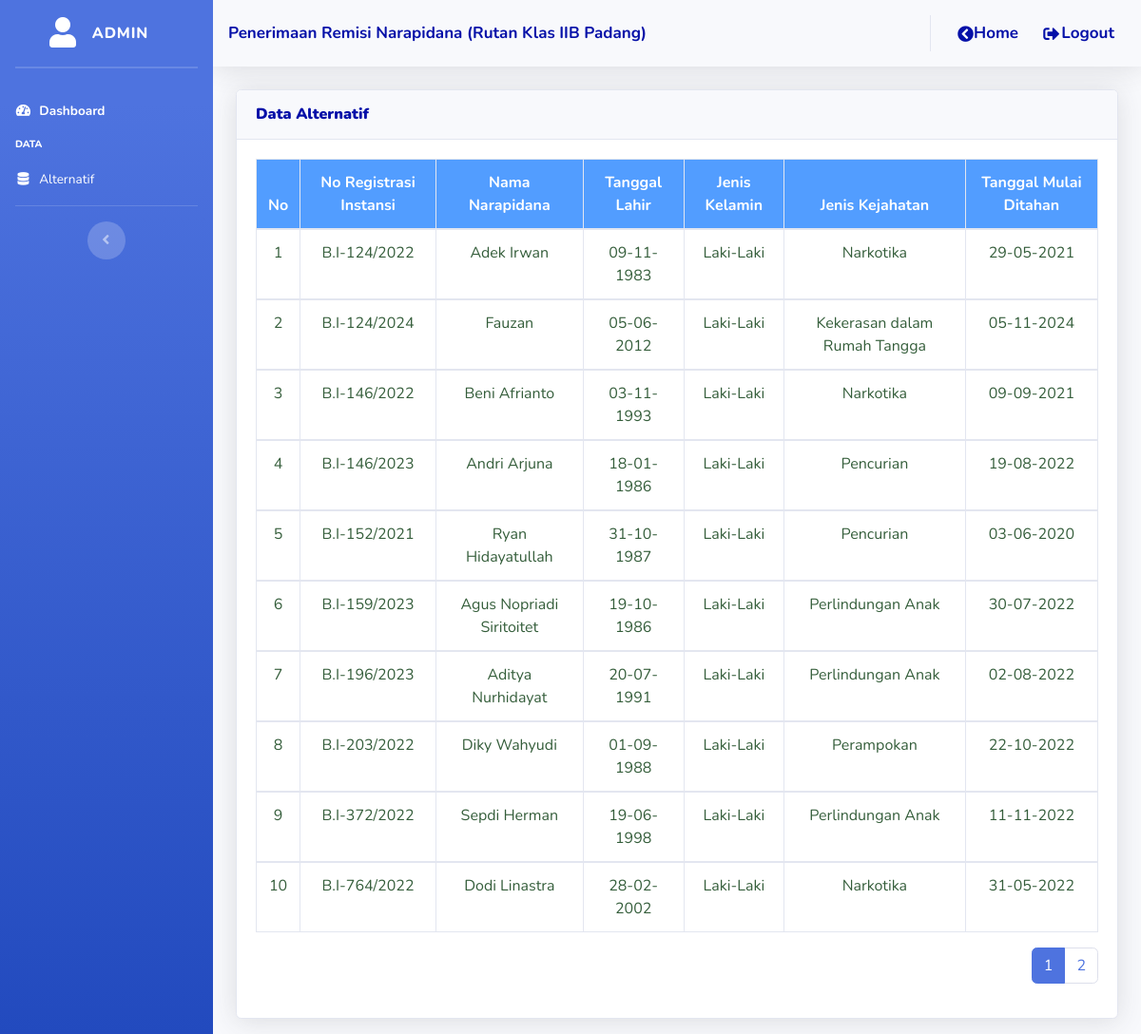
The page /admin/proses/data_alternatif.php?idp=12 (signed in) on the database its author committed.
### tables this page shows
CREATE TABLE `tbl_alternatif` (
  `id_alternatif` varchar(15) NOT NULL,
  `nama` varchar(255) NOT NULL,
  `tanggal_lahir` date NOT NULL,
  `jenis_kelamin` varchar(15) NOT NULL,
  `jenis_kejahatan` varchar(255) NOT NULL,
  `tanggal_mulai_ditahan` date NOT NULL,
  `id_blok` int(11) NOT NULL,
  `id_periode` int(11) NOT NULL
);

### admin/proses/data_alternatif.php (the view, shortened to what this page needs)
<?php
	include ("style/header.php");
	include ("style/sidebar.php");
      $idp = $_GET['idp'];
?>
<div class="container-fluid">
		<div class="card shadow mt-3 mb-3">
			<div class="card-header py-3">
				<h6 class="m-0 font-weight-bold" style="color: #0510a8"><b>Data Alternatif</b></h6>
			</div>
			<div class="card-body">
        <?php
  include ("../../config/koneksi.php");
?>
<?php
$itemsPerPage = 10;
$totalData = mysqli_num_rows(mysqli_query($konek, "SELECT * FROM tbl_alternatif WHERE id_periode = '$idp'"));
$totalPages = ceil($totalData / $itemsPerPage);
$currentPage = isset($_GET['page']) ? intval($_GET['page']) : 1;
$offset = ($currentPage - 1) * $itemsPerPage;
$sql = mysqli_query($konek, "SELECT * FROM tbl_alternatif WHERE id_periode = '$idp' LIMIT $offset, $itemsPerPage");
$no = $offset + 1;
?>
     	 		<div class="table-responsive">
				<table class="table table-bordered" width="100%">
					<thead>
						<tr style="background-color: #529dff; color: #ffff" align="center">
							<th>No</th>
                            <th>No Registrasi Instansi</th>
                            <th>Nama Narapidana</th>
                            <th>Tanggal Lahir</th>
                            <th>Jenis Kelamin</th>
                            <th>Jenis Kejahatan</th>
                            <th>Tanggal Mulai Ditahan</th>
						</tr>
					</thead>
					<?php
						while($array = mysqli_fetch_assoc($sql)){
					?>
					<tbody>
						<tr align="center" style="color: #355E3B">
							<td><?php echo $no++; ?></td>
                            <td><?php echo $array['id_alternatif']; ?></td>
                            <td><?php echo $array['nama']; ?></td>
                            <td><?php
                            $tanggal_lahir = new DateTime( $array['tanggal_lahir']);
                            echo $tanggal_lahir->format('d-m-Y ');
                            ?></td>
                            <td><?php echo $array['jenis_kelamin']; ?></td>
                            <td><?php echo $array['jenis_kejahatan']; ?></td>
                            <td><?php
                            $tanggal_mulai_ditahan = new DateTime( $array['tanggal_mulai_ditahan']);
                            echo $tanggal_mulai_ditahan->format('d-m-Y ');
                             ?></td>
						</tr>
					</tbody>
					<?php
					}
					?>
				</table>
      		</div>
            <nav aria-label="Pagination">
                <ul class="pagination justify-content-end">
                    <?php
                    for ($page = 1; $page <= $totalPages; $page++) {
                        echo '<li class="page-item ' . ($page === $currentPage ? 'active' : '') . '">
                                <a class="page-link" href="?idp=' . $idp . '&page=' . $page . '">' . $page . '</a>
                            </li>';
                    }
                    ?>
                </ul>
            </nav>
			</div>
		</div>
	</div>
</div>
<?php
	include ("style/footer.php");
?>

### rows shown on the page
tbl_alternatif: id_alternatif "B.I-124/2022", nama "Adek Irwan", tanggal_lahir "09-11-1983", jenis_kelamin "Laki-Laki", jenis_kejahatan "Narkotika", tanggal_mulai_ditahan "29-05-2021"
tbl_alternatif: id_alternatif "B.I-124/2024", nama "Fauzan", tanggal_lahir "05-06-2012", jenis_kelamin "Laki-Laki", jenis_kejahatan "Kekerasan dalam Rumah Tangga", tanggal_mulai_ditahan "05-11-2024"
tbl_alternatif: id_alternatif "B.I-146/2022", nama "Beni Afrianto", tanggal_lahir "03-11-1993", jenis_kelamin "Laki-Laki", jenis_kejahatan "Narkotika", tanggal_mulai_ditahan "09-09-2021"
tbl_alternatif: id_alternatif "B.I-146/2023", nama "Andri Arjuna", tanggal_lahir "18-01-1986", jenis_kelamin "Laki-Laki", jenis_kejahatan "Pencurian", tanggal_mulai_ditahan "19-08-2022"
tbl_alternatif: id_alternatif "B.I-152/2021", nama "Ryan Hidayatullah", tanggal_lahir "31-10-1987", jenis_kelamin "Laki-Laki", jenis_kejahatan "Pencurian", tanggal_mulai_ditahan "03-06-2020"
tbl_alternatif: id_alternatif "B.I-159/2023", nama "Agus Nopriadi Siritoitet", tanggal_lahir "19-10-1986", jenis_kelamin "Laki-Laki", jenis_kejahatan "Perlindungan Anak", tanggal_mulai_ditahan "30-07-2022"
tbl_alternatif: id_alternatif "B.I-196/2023", nama "Aditya Nurhidayat", tanggal_lahir "20-07-1991", jenis_kelamin "Laki-Laki", jenis_kejahatan "Perlindungan Anak", tanggal_mulai_ditahan "02-08-2022"
tbl_alternatif: id_alternatif "B.I-203/2022", nama "Diky Wahyudi", tanggal_lahir "01-09-1988", jenis_kelamin "Laki-Laki", jenis_kejahatan "Perampokan", tanggal_mulai_ditahan "22-10-2022"
tbl_alternatif: id_alternatif "B.I-372/2022", nama "Sepdi Herman", tanggal_lahir "19-06-1998", jenis_kelamin "Laki-Laki", jenis_kejahatan "Perlindungan Anak", tanggal_mulai_ditahan "11-11-2022"
tbl_alternatif: id_alternatif "B.I-764/2022", nama "Dodi Linastra", tanggal_lahir "28-02-2002", jenis_kelamin "Laki-Laki", jenis_kejahatan "Narkotika", tanggal_mulai_ditahan "31-05-2022"

### other values the page prints
$_SESSION['username'] "ADMIN"
